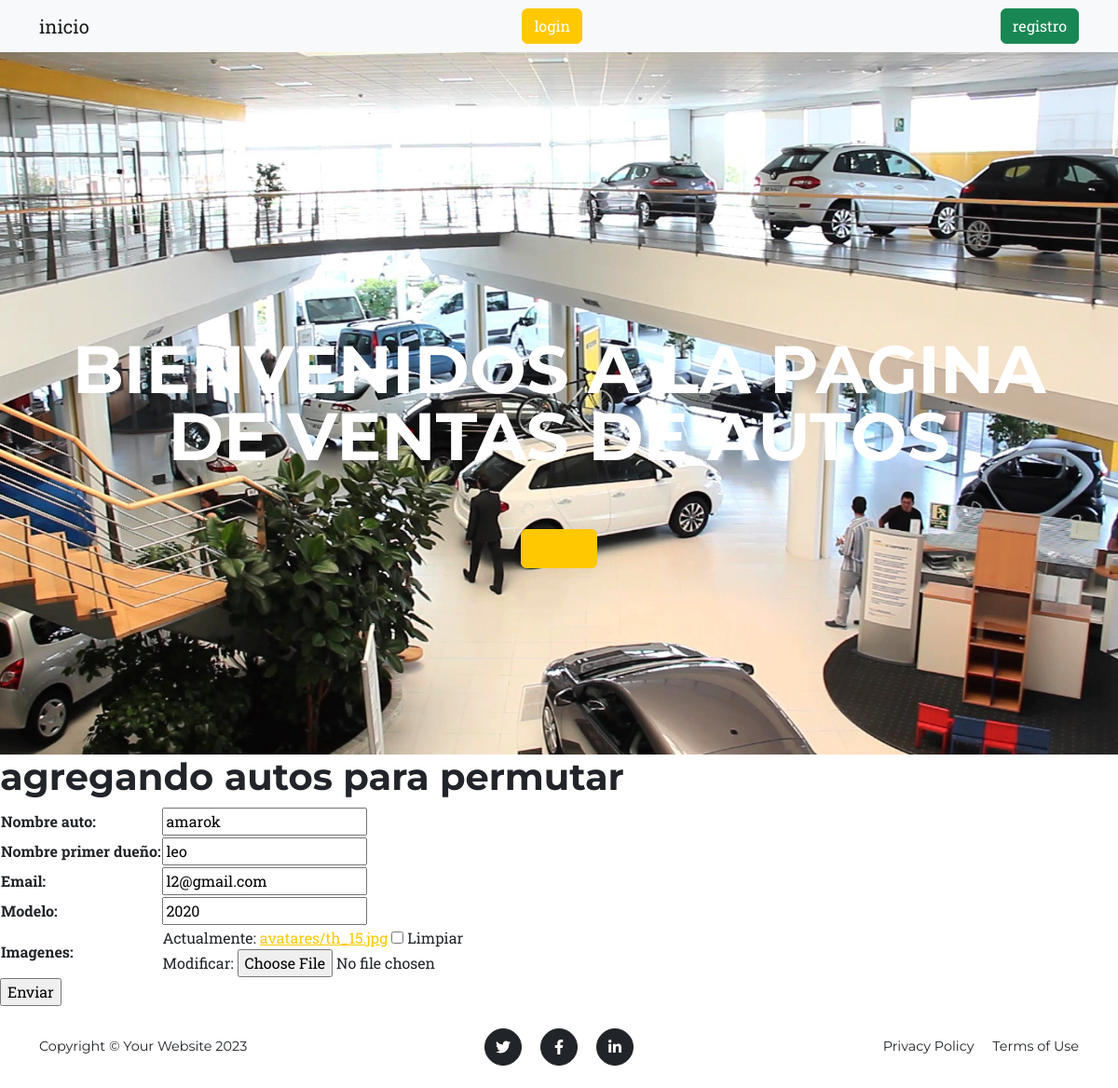
/aplicacion/permutacionUpdate/9/, run on the app's committed database.
### aplicacion/models.py (models this page shows, shortened)
class permutacion(models.Model):
     nombre_auto=models.CharField(max_length=50)
     nombre_primer_dueño =models.CharField(max_length=50)
     email=models.EmailField()
     modelo =models.IntegerField()
     imagenes=models.ImageField(upload_to="avatares",blank=True,null=True)

### aplicacion/views.py (the view)
# urls.py: path('permutacionUpdate/<int:pk>/',permutacionUpdate.as_view(),name="permutacionUpdate"),
class permutacionUpdate(UpdateView):
      model=permutacion
      fields=["nombre_auto","nombre_primer_dueño","email","modelo","imagenes"]
      success_url=reverse_lazy("permutacion")

### aplicacion/templates/aplicacion/permutacion_form.html (shortened to what this page needs)
{% extends 'aplicacion/home.html' %}
{% block aporte %}
<h1>agregando autos para permutar</h1>
<form action="" method="post" enctype="multipart/form-data">
    <table>
        {{ form.as_table }}
    </table>
    <input type="submit" value="Enviar">
</form>
{% endblock aporte %}

### data on the page
permutacion: nombre_auto "amarok", nombre_primer_dueño "leo", email "l2@gmail.com", modelo "2020"
